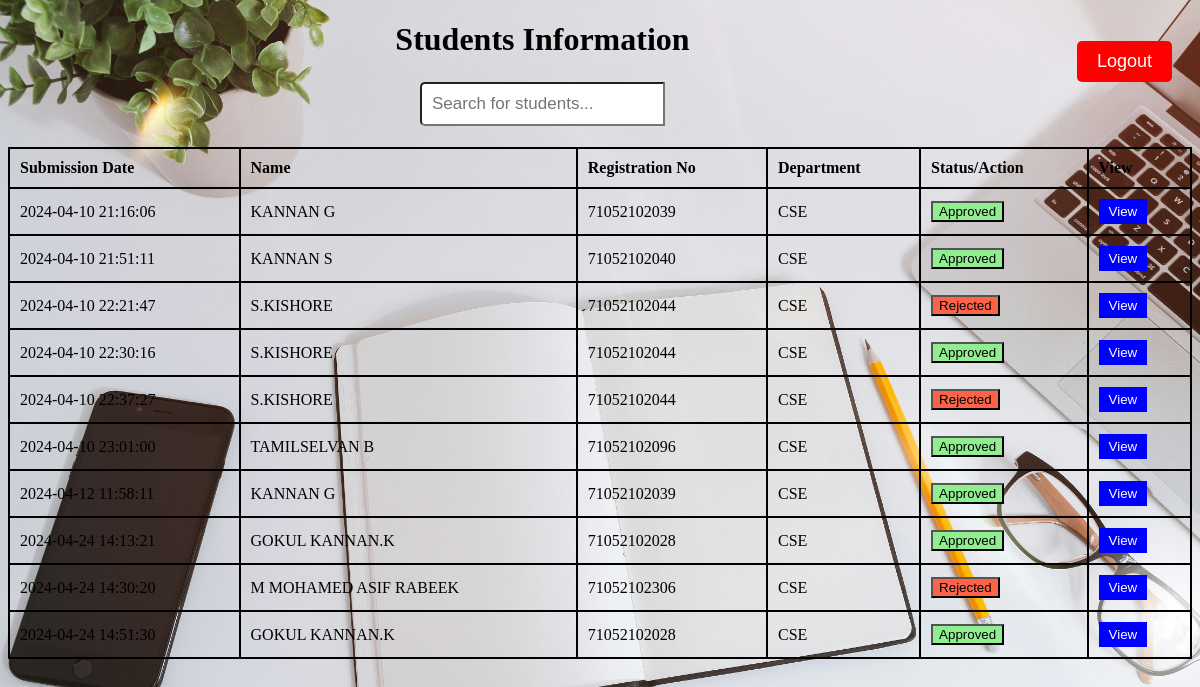
Page /admin_home.php on the committed database.
### tables this page shows
CREATE TABLE `oddata` (
  `S.No` int(11) NOT NULL,
  `name` varchar(50) NOT NULL,
  `regNo` bigint(50) NOT NULL,
  `department` varchar(50) NOT NULL,
  `phone` bigint(40) NOT NULL,
  `startDate` date NOT NULL,
  `endDate` date NOT NULL,
  `purpose` text NOT NULL,
  `place` text NOT NULL,
  `submission_datetime` datetime NOT NULL DEFAULT current_timestamp(),
  `status` text NOT NULL,
  `odType` varchar(255) DEFAULT NULL,
  `permissionStaff` varchar(255) DEFAULT NULL,
  `photo_proof` longblob DEFAULT NULL
);

### admin_home.php (the view, shortened to what this page needs)
<?php
$servername = "localhost";
$username = "root";
$password = "";
$database = "mini";
$conn = new mysqli($servername, $username, $password, $database);
$sql = "SELECT name, regNo, department, status, submission_datetime FROM oddata";
$result = $conn->query($sql);
$users = [];
if ($result && $result->num_rows > 0) {
    while ($row = $result->fetch_assoc()) {
        $users[] = $row;
    }
} else {
    echo "No records found";
}
?>
<!DOCTYPE html>
<html lang="en">
<head>
<link rel="stylesheet" href="styless.css">
<link rel="stylesheet" href="status.css">
</head>
<body class="body3">
<div class="logout-container">
    <button class="logout-btn" onclick="logout()">Logout</button>
</div>
<h1><center>Students Information</center></h1>
<div class="search-box">
    <h1><center><input type="text" id="searchInput" onkeyup="searchTable()" placeholder="Search for students..."></center></h1>
</div>
<div class="table-container">
<table id="studentsTable">
    <tr>
        <th>Submission Date</th>
        <th>Name</th>
        <th>Registration No</th>
        <th>Department</th>
        <th>Status/Action</th>
        <th>View</th>
    </tr>
    <?php foreach ($users as $index => $user): ?>
    <tr>
        <td><?php echo $user['submission_datetime']; ?></td>
        <td><?php echo $user['name']; ?></td>
        <td><?php echo $user['regNo']; ?></td>
        <td><?php echo $user['department']; ?></td>
        <td>
            <?php if ($user['status'] == 'Approved' || $user['status'] == 'Rejected'): ?>
                <button class="status-btn" style="background-color: <?php echo $user['status'] == 'Approved' ? 'rgb(144, 238, 144)' : 'rgb(255, 99, 71)'; ?>"><?php echo $user['status']; ?></button>
            <?php endif; ?>
        </td>
        <td><button class="view-btn" onclick="redirectToView('<?php echo $user['regNo']; ?>', '<?php echo $user['submission_datetime']; ?>')">View</button></td>
    </tr>
    <?php endforeach; ?>
</table>
</div>
</body>
</html>

### styless.css (style rules this page uses)
table { width: 100%; border-collapse: collapse; }
table, th, td { border: 2px solid black; }
th, td { padding: 10px; text-align: left; }
.search-box { text-align: center; margin-top: 20px; margin-bottom: 20px; }
.search-box input[type=text] { padding: 10px; font-size: 17px; border: blacks; border-radius: 5px 0 0 5px; }
.view-btn { background-color: blue; color: white; border: none; padding: 5px 10px; cursor: pointer; }

### status.css (style rules this page uses)
body { background-image: url("./Assets/user.jpg"); background-size: cover; background-position: center; background-repeat: no-repeat; height: 100vh; overflow: hidden; }
.body3 { background-image: url("./Assets/jeshoots-com-pUAM5hPaCRI-unsplash.jpg"); background-size: cover; background-position: center; background-repeat: no-repeat; height: 100vh; overflow: hidden; }
.table-container { max-height: calc(100vh - 200px); overflow-y: auto; }
.logout-container { float: right; margin-top: 20px; margin-right: 20px; }
.logout-btn { background-color: red; color: white; padding: 10px 20px; font-size: 18px; border: none; border-radius: 5px; cursor: pointer; transition: background-color 0.3s; }

### admin_home.php (style rules this page uses)
.table-container { overflow-x: auto; }

### rows in the picture
oddata: submission_datetime "2024-04-10 21:16:06", name "KANNAN G", regNo "71052102039", department "CSE", status "Approved"
oddata: submission_datetime "2024-04-10 21:51:11", name "KANNAN S", regNo "71052102040", department "CSE", status "Approved"
oddata: submission_datetime "2024-04-10 22:21:47", name "S.KISHORE", regNo "71052102044", department "CSE", status "Rejected"
oddata: submission_datetime "2024-04-10 22:30:16", name "S.KISHORE", regNo "71052102044", department "CSE", status "Approved"
oddata: submission_datetime "2024-04-10 22:37:27", name "S.KISHORE", regNo "71052102044", department "CSE", status "Rejected"
oddata: submission_datetime "2024-04-10 23:01:00", name "TAMILSELVAN B", regNo "71052102096", department "CSE", status "Approved"
oddata: submission_datetime "2024-04-12 11:58:11", name "KANNAN G", regNo "71052102039", department "CSE", status "Approved"
oddata: submission_datetime "2024-04-24 14:13:21", name "GOKUL KANNAN.K", regNo "71052102028", department "CSE", status "Approved"
oddata: submission_datetime "2024-04-24 14:30:20", name "M MOHAMED ASIF RABEEK", regNo "71052102306", department "CSE", status "Rejected"
oddata: submission_datetime "2024-04-24 14:51:30", name "GOKUL KANNAN.K", regNo "71052102028", department "CSE", status "Approved"
